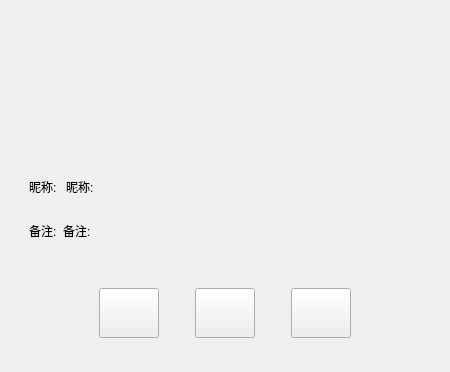
<?xml version="1.0" encoding="UTF-8"?>
<ui version="4.0">
 <class>FriendInfoPage</class>
 <widget class="QWidget" name="FriendInfoPage">
  <property name="geometry">
   <rect>
    <x>0</x>
    <y>0</y>
    <width>450</width>
    <height>372</height>
   </rect>
  </property>
  <property name="maximumSize">
   <size>
    <width>450</width>
    <height>372</height>
   </size>
  </property>
  <property name="windowTitle">
   <string>Form</string>
  </property>
  <layout class="QVBoxLayout" name="verticalLayout" stretch="2,1">
   <item>
    <widget class="QWidget" name="widget" native="true">
     <layout class="QVBoxLayout" name="verticalLayout_2">
      <item>
       <widget class="QWidget" name="widget_6" native="true">
        <layout class="QHBoxLayout" name="horizontalLayout_4">
         <item>
          <widget class="QLabel" name="icon_lb">
           <property name="minimumSize">
            <size>
             <width>80</width>
             <height>80</height>
            </size>
           </property>
           <property name="maximumSize">
            <size>
             <width>80</width>
             <height>80</height>
            </size>
           </property>
           <property name="text">
            <string/>
           </property>
          </widget>
         </item>
        </layout>
       </widget>
      </item>
      <item>
       <widget class="QWidget" name="widget_3" native="true">
        <layout class="QHBoxLayout" name="horizontalLayout">
         <item>
          <widget class="QLabel" name="nick_lb">
           <property name="text">
            <string/>
           </property>
          </widget>
         </item>
         <item>
          <widget class="QLabel" name="nick_tip">
           <property name="minimumSize">
            <size>
             <width>50</width>
             <height>0</height>
            </size>
           </property>
           <property name="text">
            <string/>
           </property>
          </widget>
         </item>
         <item>
          <spacer name="horizontalSpacer">
           <property name="orientation">
            <enum>Qt::Orientation::Horizontal</enum>
           </property>
           <property name="sizeHint" stdset="0">
            <size>
             <width>468</width>
             <height>20</height>
            </size>
           </property>
          </spacer>
         </item>
        </layout>
       </widget>
      </item>
      <item>
       <widget class="QWidget" name="widget_4" native="true">
        <layout class="QHBoxLayout" name="horizontalLayout_2">
         <item>
          <widget class="QLabel" name="sex_lb">
           <property name="text">
            <string>昵称: </string>
           </property>
          </widget>
         </item>
         <item>
          <widget class="QLabel" name="name_lb">
           <property name="text">
            <string>昵称: </string>
           </property>
          </widget>
         </item>
         <item>
          <spacer name="horizontalSpacer_2">
           <property name="orientation">
            <enum>Qt::Orientation::Horizontal</enum>
           </property>
           <property name="sizeHint" stdset="0">
            <size>
             <width>480</width>
             <height>20</height>
            </size>
           </property>
          </spacer>
         </item>
        </layout>
       </widget>
      </item>
      <item>
       <widget class="QWidget" name="widget_5" native="true">
        <layout class="QHBoxLayout" name="horizontalLayout_3">
         <item>
          <widget class="QLabel" name="bak_tip">
           <property name="text">
            <string>备注:</string>
           </property>
          </widget>
         </item>
         <item>
          <widget class="QLabel" name="bak_lb">
           <property name="text">
            <string>备注: </string>
           </property>
          </widget>
         </item>
         <item>
          <spacer name="horizontalSpacer_3">
           <property name="orientation">
            <enum>Qt::Orientation::Horizontal</enum>
           </property>
           <property name="sizeHint" stdset="0">
            <size>
             <width>480</width>
             <height>20</height>
            </size>
           </property>
          </spacer>
         </item>
        </layout>
       </widget>
      </item>
     </layout>
    </widget>
   </item>
   <item>
    <widget class="QWidget" name="widget_2" native="true">
     <layout class="QHBoxLayout" name="horizontalLayout_5">
      <item>
       <spacer name="horizontalSpacer_4">
        <property name="orientation">
         <enum>Qt::Orientation::Horizontal</enum>
        </property>
        <property name="sizeHint" stdset="0">
         <size>
          <width>142</width>
          <height>20</height>
         </size>
        </property>
       </spacer>
      </item>
      <item>
       <widget class="ClickedBtn" name="msg_chat">
        <property name="minimumSize">
         <size>
          <width>60</width>
          <height>50</height>
         </size>
        </property>
        <property name="maximumSize">
         <size>
          <width>50</width>
          <height>50</height>
         </size>
        </property>
        <property name="text">
         <string/>
        </property>
       </widget>
      </item>
      <item>
       <spacer name="horizontalSpacer_5">
        <property name="orientation">
         <enum>Qt::Orientation::Horizontal</enum>
        </property>
        <property name="sizeType">
         <enum>QSizePolicy::Policy::Fixed</enum>
        </property>
        <property name="sizeHint" stdset="0">
         <size>
          <width>30</width>
          <height>20</height>
         </size>
        </property>
       </spacer>
      </item>
      <item>
       <widget class="ClickedBtn" name="video_chat">
        <property name="minimumSize">
         <size>
          <width>60</width>
          <height>50</height>
         </size>
        </property>
        <property name="maximumSize">
         <size>
          <width>60</width>
          <height>50</height>
         </size>
        </property>
        <property name="text">
         <string/>
        </property>
       </widget>
      </item>
      <item>
       <spacer name="horizontalSpacer_6">
        <property name="orientation">
         <enum>Qt::Orientation::Horizontal</enum>
        </property>
        <property name="sizeType">
         <enum>QSizePolicy::Policy::Fixed</enum>
        </property>
        <property name="sizeHint" stdset="0">
         <size>
          <width>30</width>
          <height>20</height>
         </size>
        </property>
       </spacer>
      </item>
      <item>
       <widget class="ClickedBtn" name="voice_chat">
        <property name="minimumSize">
         <size>
          <width>60</width>
          <height>50</height>
         </size>
        </property>
        <property name="maximumSize">
         <size>
          <width>60</width>
          <height>50</height>
         </size>
        </property>
        <property name="text">
         <string/>
        </property>
       </widget>
      </item>
      <item>
       <spacer name="horizontalSpacer_7">
        <property name="orientation">
         <enum>Qt::Orientation::Horizontal</enum>
        </property>
        <property name="sizeHint" stdset="0">
         <size>
          <width>141</width>
          <height>20</height>
         </size>
        </property>
       </spacer>
      </item>
     </layout>
    </widget>
   </item>
  </layout>
 </widget>
 <customwidgets>
  <customwidget>
   <class>ClickedBtn</class>
   <extends>QPushButton</extends>
   <header location="global">clickedbtn.h</header>
  </customwidget>
 </customwidgets>
 <resources/>
 <connections/>
</ui>
